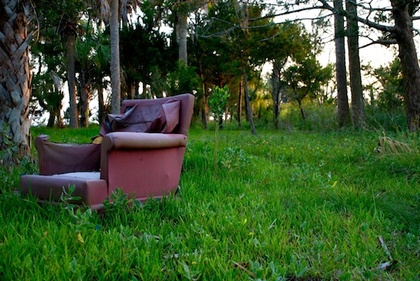
%> input picture Matlab/myMatlabWorkspace/others/test.jpg, 420 x 281 px, shrunk from 600 x 401 before the run
$ octave --eval "result = Marr(imread('test.jpg'));"   (GNU Octave 9; MATLAB toolbox functions it lacks are replaced by stand-ins)
%> lines starting %> are read from the running program, lines starting %| are printed output that depends on the picture
function a = Marr( I )

m=11;
n=11;
sigma=1.4;
w=zeros(m,n);
h_m=(m-1)/2;
h_n=(n-1)/2;
for i=1:m
    for j=1:n
        y=i-h_m;
        x=j-h_n;
        w(i,j)=(1/(sigma*sigma))*((y*y+x*x)/(sigma*sigma)-2)*exp(-(y*y+x*x)/(2*sigma*sigma));
    end
end
w=w/sum(sum(w));

img=double(I);
imgn=imfilter(img,w,'replicate');
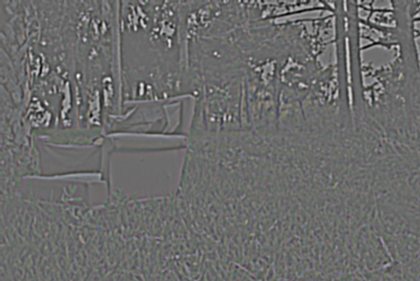
%> imgn: size 281x420x3 double; mean R, G, B 58.3, 83.6, 44.7; drawn with min black and max white

[m n]=size(img);
%> m = 281; n = 1260
for i=2:m-1
    for j=2:n-1
        tmp(1)=sum(sum(imgn(i-1:i,j-1:j)));
        tmp(2)=sum(sum(imgn(i-1:i,j:j+1)));
        tmp(3)=sum(sum(imgn(i:i+1,j-1:j)));
        tmp(4)=sum(sum(imgn(i:i+1,j:j+1)));
        Ma=max(tmp);
        Mi=min(tmp);
        if Ma>0 && Mi<0
            imgn(i,j)=255;
        end
    end
end
%> after the loop, tmp = [4139.5 4603.4 2431.7 3729.1]

imshow(imgn==255);
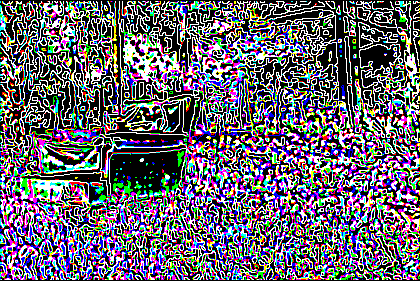
%> displayed picture: size 281x420x3 logical; mean R, G, B 0.407, 0.393, 0.434

end
%> (the run ends here)
